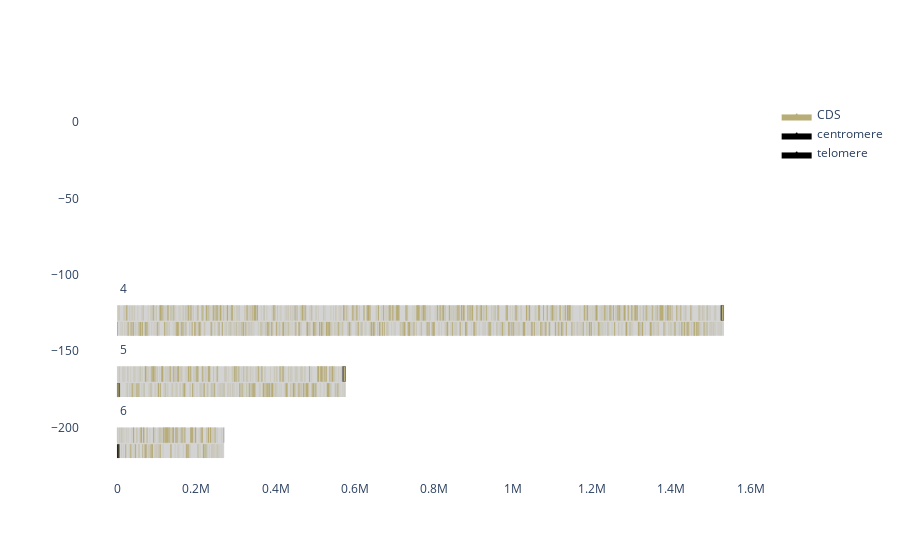

Notebook cell for this chart:
### Code cell
Scere_genome('../SCERE.db',
             list(range(4,7)),
                """Primary_SGDID, Start_coordinate, Stop_coordinate, Feature_type, Feature_name""",
                ["Feature_type","Feature_type","Feature_type"],
                ["CDS","centromere","telomere"],
                ['#B8AC77','black',"black"])
